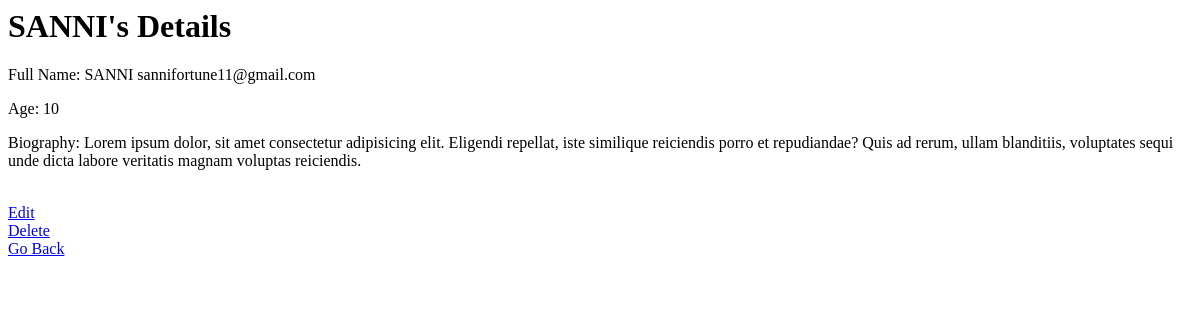
The app's page /stuent/6, older data.
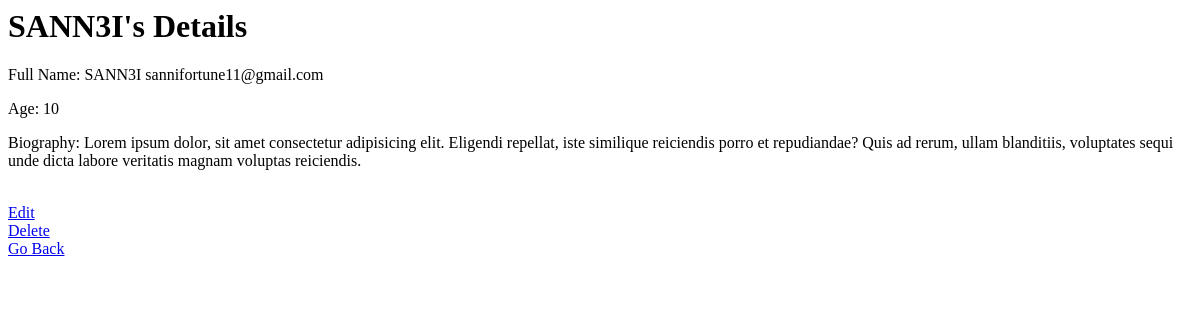
The same page, newer data.
### myapp/models.py (models this page shows, shortened)
class Student(models.Model):
    firstName = models.CharField(max_length=50)
    lastName = models.CharField(max_length=50)
    age = models.IntegerField()
    bioGraphy = models.TextField()

### myapp/views.py (the view)
# urls.py: path("stuent/<int:pk>", getOneStudent, name="getOneStudent"),
def getOneStudent(request, pk):
    student = get_object_or_404(Student, pk=pk)
    data = {
        "student": student
    }
    return render(request, "student_details.html",data)

### templates/student_details.html (shortened to what this page needs)
<h1>{{student.firstName}}'s Details</h1>
<p>Full Name: {{student.firstName}} {{student.lastName}}</p>
<p>Age: {{student.age}}</p>
<p>Biography: {{student.bioGraphy}}</p>
<a href="{% url 'studentUpdate' pk=student.pk %}">Edit</a>
<a href="{% url 'deleteStudent' pk=student.pk %}">Delete</a>
<a href="{% url 'allStudent' %}">Go Back</a>

Row changes from the older to the newer data that the page shows:
changed Student "sannifortune11@gmail.com": firstName "SANNI" → "SANN3I"
